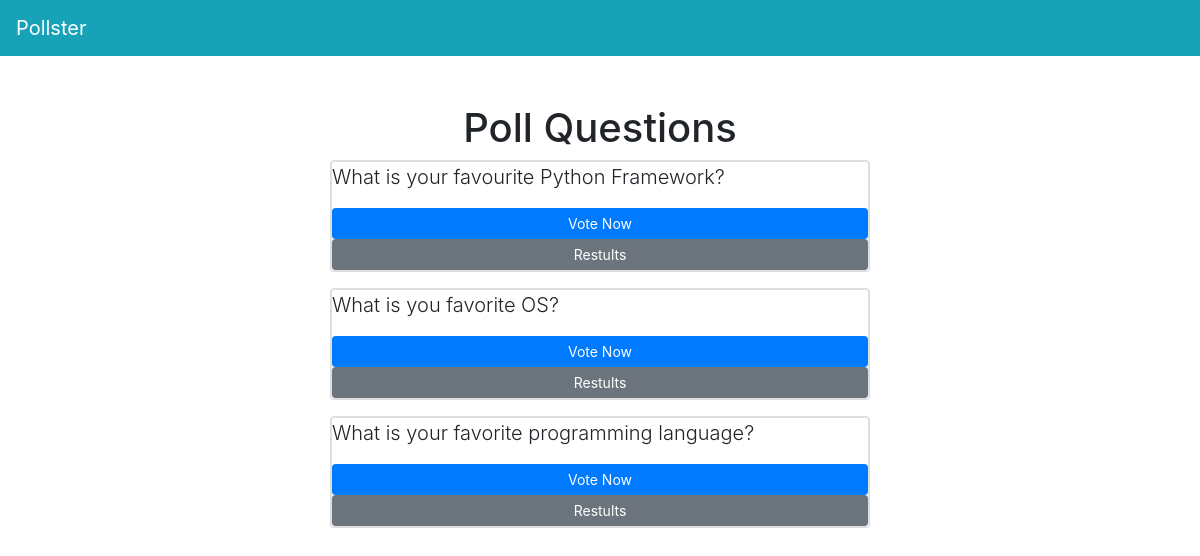
Screenshot of /polls/ with the database file from the repository.
### polls/models.py (models this page shows, shortened)
class Question(models.Model):
    question_text = models.CharField(max_length=255)
    pub_date = models.DateTimeField('date published')

### polls/views.py (the view)
# urls.py: path('', views.index, name='index'),
def index(request):
    latest_question_list = Question.objects.order_by('-pub_date')[:5]
    context = {'latest_question_list': latest_question_list}
    return render(request, 'polls/index.html', context)

### templates/polls/index.html
{% extends 'base.html' %}
{% block content %}
    <h1 class="text-center mb-2">Poll Questions</h1>
    {% if latest_question_list %}
        {% for question in latest_question_list %}
            <div class="card mb-3">
                <div class="card body">
                    <p class="lead">{{ question.question_text }}</p>
                    <a href="{% url 'polls:detail' question.id %}" class="btn btn-primary btn-sm">Vote Now</a>
                    <a href="{% url 'polls:results' question.id %}" class="btn btn-secondary btn-sm">Restults</a>
                </div>
            </div>
        {% endfor %}
    {% else %}
        <p>No Polls Available</p>
    {% endif %}
{% endblock %}

### rows the page displays
Question: question_text "What is your favourite Python Framework?"
Question: question_text "What is you favorite OS?"
Question: question_text "What is your favorite programming language?"
